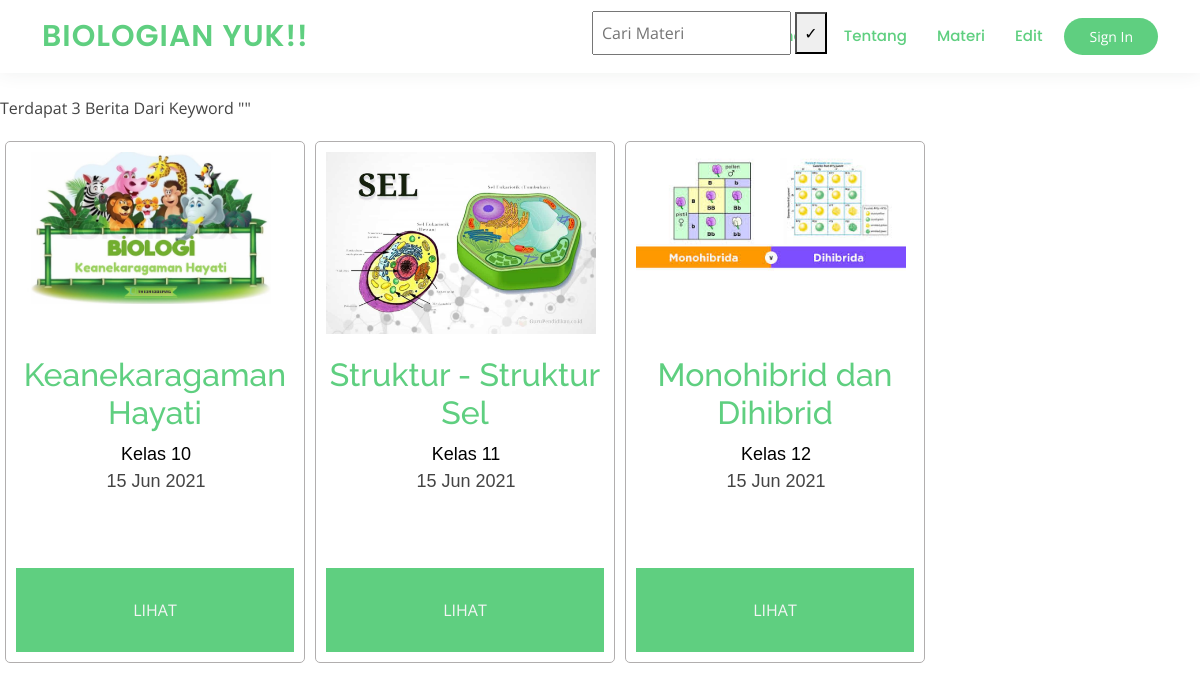
The page /cari.php on the database its author committed.
### tables this page shows
CREATE TABLE `materi` (
  `id_materi` int(5) NOT NULL,
  `judul_materi` varchar(100) NOT NULL,
  `isi_materi` text NOT NULL,
  `id_kategori` int(5) NOT NULL,
  `gambar_materi` varchar(150) NOT NULL,
  `tanggal_materi` timestamp NOT NULL DEFAULT current_timestamp() ON UPDATE current_timestamp()
);

CREATE TABLE `kategori` (
  `id_kategori` int(5) NOT NULL,
  `nama_kategori` varchar(50) NOT NULL
);

### function.libs.php (called while the page is built)
<?php
function tanggal($tgl){
    $bulan = array('','','Jan','Feb','Mar','Apr','Jun','Jul','Agu','Sep','Okt','Nov','Des');
    $tg = substr($tgl,8,2);
    $bl = substr($tgl,5,2);
    $th = substr($tgl,0,4);
    return $tg.' '.$bulan[(int)$bl].' '.$th;
}

### cari.php (the view, shortened to what this page needs)
<?php
require "header.php";
require "function.libs.php";
$koneksi = mysqli_connect("localhost", "root", "", "database_user");
$key = '%'.$_GET['txt_cari'].'%';
$sql1 = "SELECT * FROM materi LEFT JOIN kategori ON materi.id_kategori = kategori.id_kategori where judul_materi like '$key'";
$query1 = mysqli_query($koneksi,$sql1);
$data = mysqli_fetch_assoc($query1);
$row = mysqli_num_rows($query1);
?>
<p>Terdapat <?=$row;?> Berita Dari Keyword "<?=$_GET['txt_cari'];?>"</p>
<?php do{ ?>
<div class="grid">
    <div class="cover-grid-news">
        <img src="<?=$data['gambar_materi'];?>" width="270px">
    </div>
    <br>
    <div class="judul">
        <h2><a href="lihat_materi.php?id=<?=$data['id_materi'];?>"><?=$data['judul_materi'];?></a></h2>
    </div>
    <div class="attr">
        <ul>
            <li><a href="kategori.php?id=<?=$data['id_kategori'];?>"><?=$data['nama_kategori'];?></a></li>
            <li><?=tanggal($data['tanggal_materi']);?></li>
        </ul>
    </div>
    <div class="breadcrumbs" style="list-style: none;">
        <a style="color: whitesmoke;" href="lihat_materi.php?id=<?=$data['id_materi'];?>">LIHAT</a>
    </div>
</div>
<?php }while($data = mysqli_fetch_assoc($query1)); ?>

### header.php (shortened to what this page needs)
<link href="assets/vendor/animate.css/animate.min.css" rel="stylesheet">
<link href="assets/vendor/aos/aos.css" rel="stylesheet">
<link href="assets/vendor/bootstrap/css/bootstrap.min.css" rel="stylesheet">
<link href="assets/vendor/bootstrap-icons/bootstrap-icons.css" rel="stylesheet">
<link href="assets/vendor/boxicons/css/boxicons.min.css" rel="stylesheet">
<link href="assets/vendor/remixicon/remixicon.css" rel="stylesheet">
<link href="assets/vendor/swiper/swiper-bundle.min.css" rel="stylesheet">
<link href="assets/css/style.css" rel="stylesheet">
<header id="header" class="fixed-top">
  <div class="container d-flex align-items-center">
    <h1 class="logo me-auto"><a href="index.php">Biologian Yuk!!</a></h1>
    <nav id="navbar" class="navbar order-last order-lg-0">
      <ul>
        <li><a class="active" href="index.php">Beranda</a></li>
        <li><a class="active" href="about.php">Tentang</a></li>
        <li><a class="active" href="courses.php">Materi</a></li>
        <li><a class="active" href="login.php">Edit</a></li>
      </ul>
    </nav>
    <a href="login.php" class="get-started-btn">Sign In</a>
    <form action="cari.php" class="cari" method="get">
                  <input type="text" name="txt_cari" placeholder="Cari Materi">
                  <button input type="submit">&check;</button>
    </form>
  </div>
</header>

### assets/css/style.css (style rules this page uses)
a { color: #5fcf80; text-decoration: none; }
h1, h2, h3, h4, h5, h6 { font-family: "Raleway", sans-serif; }
#header { background: #fff; transition: all 0.5s; z-index: 997; padding: 15px 0; box-shadow: 0px 0 18px rgba(55, 66, 59, 0.08); }
#header .logo { font-size: 30px; margin: 0; padding: 0; line-height: 1; font-weight: 600; letter-spacing: 1px; text-transform: uppercase; font-family: "Poppins", sans-serif; }
#header .logo a { color: #5fcf80; }
.get-started-btn { margin-left: 22px; background: #5fcf80; color: #fff; border-radius: 50px; padding: 8px 25px; white-space: nowrap; transition: 0.3s; font-size: 14px; display: inline-block; }
.navbar { padding: 0; }
.navbar ul { margin: 0; padding: 0; display: flex; list-style: none; align-items: center; }
.navbar li { position: relative; }
.navbar a, .navbar a:focus { display: flex; align-items: center; justify-content: space-between; padding: 10px 0 10px 30px; font-family: "Poppins", sans-serif; font-size: 15px; font-weight: 500; color: #37423b; white-space: nowrap; transition: 0.3s; }
.navbar a:hover, .navbar .active, .navbar .active:focus, .navbar li:hover > a { color: #5fcf80; }
.breadcrumbs { margin-top: 73px; text-align: center; background: #5fcf80; padding: 30px 0; color: #fff; }

### header.php (style rules this page uses)
.cari { margin-left: 550px; position: absolute; margin-top: 10px; }
.cari input[type=text] { padding: 8px; }
.cari button { padding: 7px; }

### cari.php (style rules this page uses)
.grid { width: 300px; padding: 10px; border: 1px solid #b1aeae; border-radius: 5px; float: left; margin: 5px; }
.cover-grid-news { height: 180px; width: 100px; }
.judul { text-align: center; }
.attr ul li { list-style: none; font-size: 18px; font-family: Arial, Helvetica, sans-serif; margin-left: -30px; text-align: center; }
.attr ul li a { text-decoration: none; color: black; }

### rows shown on the page
materi: gambar_materi (picture), judul_materi "Keanekaragaman Hayati", id_kategori.nama_kategori "Kelas 10", tanggal_materi "15 Jun 2021"
materi: gambar_materi (picture), judul_materi "Struktur - Struktur Sel", id_kategori.nama_kategori "Kelas 11", tanggal_materi "15 Jun 2021"
materi: gambar_materi (picture), judul_materi "Monohibrid dan Dihibrid", id_kategori.nama_kategori "Kelas 12", tanggal_materi "15 Jun 2021"

### other values the page prints
$row "3"
